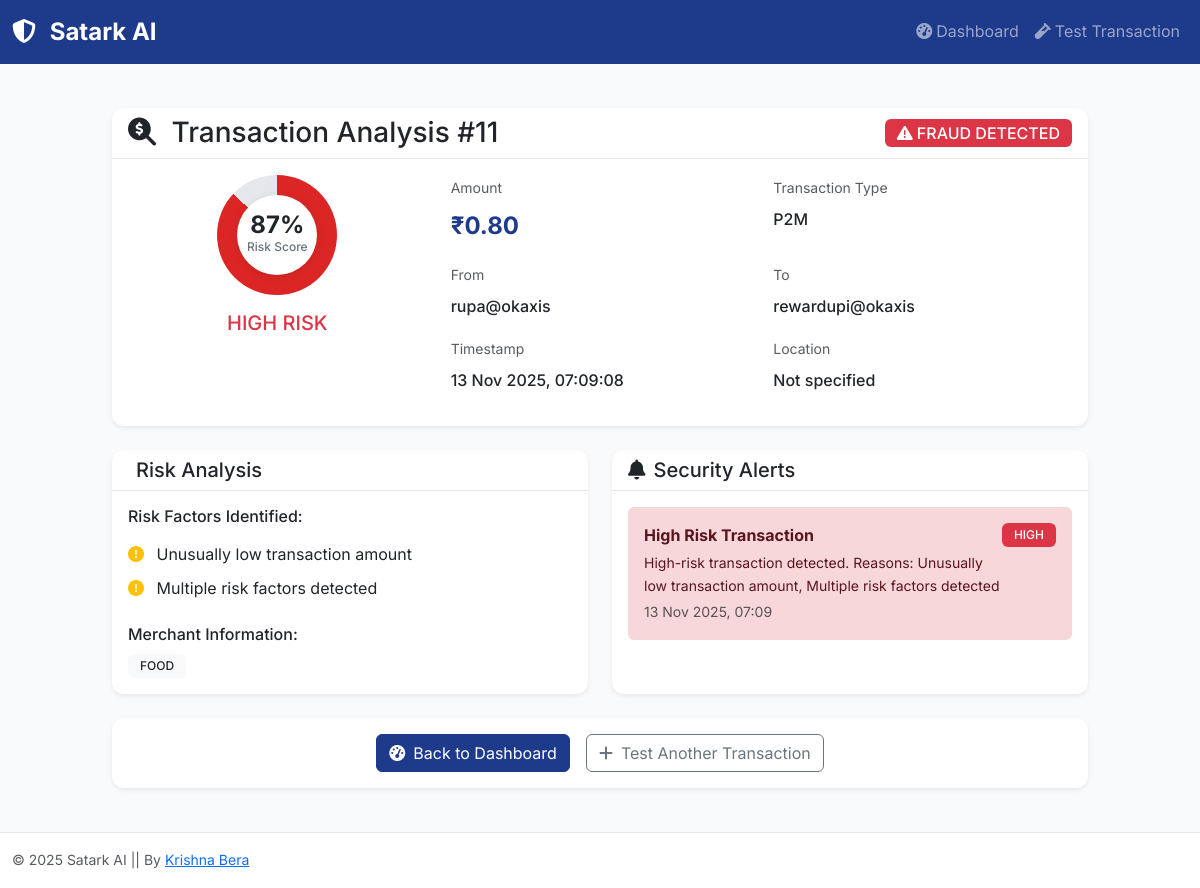
The app's page /transaction/11 with its own data.
### models.py (models this page shows, shortened)
class Transaction(db.Model):
    id = db.Column(db.Integer, primary_key=True)
    amount = db.Column(db.Float, nullable=False)
    sender_id = db.Column(db.String(50), nullable=False)
    receiver_id = db.Column(db.String(50), nullable=False)
    transaction_type = db.Column(db.String(20), nullable=False)
    IST = timezone(timedelta(hours=5, minutes=30))
    timestamp = db.Column(db.DateTime, default=lambda: datetime.now(IST))
    is_fraud = db.Column(db.Boolean, default=False)
    risk_score = db.Column(db.Float, default=0.0)
    location = db.Column(db.String(100))
    device_id = db.Column(db.String(100))
    merchant_category = db.Column(db.String(50))
    def to_dict(self):
        return {
            'id': self.id,
            'amount': self.amount,
            'sender_id': self.sender_id,
            'receiver_id': self.receiver_id,
            'transaction_type': self.transaction_type,
            'timestamp': self.timestamp.isoformat() if self.timestamp else None,
            'is_fraud': self.is_fraud,
            'risk_score': self.risk_score,
            'location': self.location,
            'device_id': self.device_id,
            'merchant_category': self.merchant_category
        }

class FraudAlert(db.Model):
    id = db.Column(db.Integer, primary_key=True)
    transaction_id = db.Column(db.Integer, db.ForeignKey('transaction.id'), nullable=False)
    alert_type = db.Column(db.String(50), nullable=False)
    severity = db.Column(db.String(20), nullable=False)  # HIGH, MEDIUM, LOW
    message = db.Column(db.Text, nullable=False)
    timestamp = db.Column(db.DateTime, default=datetime.utcnow)
    is_resolved = db.Column(db.Boolean, default=False)
    transaction = db.relationship('Transaction', backref=db.backref('alerts', lazy=True))

### routes.py (the view)
@app.route('/transaction/<int:transaction_id>')
def transaction_result(transaction_id):
    transaction = Transaction.query.get_or_404(transaction_id)
    transaction_data = transaction.to_dict()
    reasons = fraud_detector.get_fraud_reasons(transaction_data, transaction.risk_score)
    alerts = FraudAlert.query.filter_by(transaction_id=transaction_id).all()
    return render_template('transaction_result.html',
                         transaction=transaction,
                         reasons=reasons,
                         alerts=alerts)

### fraud_detector.py (called while the page is built)
    def get_fraud_reasons(self, transaction_data, fraud_probability):
        reasons = []
        amount = transaction_data.get('amount', 0)
        hour = datetime.now(IST).hour if 'timestamp' not in transaction_data else pd.to_datetime(transaction_data['timestamp']).hour
        if amount > 50000:
            reasons.append("Very high transaction amount")
        if amount < 1:
            reasons.append("Unusually low transaction amount")
        if hour < 6 or hour > 22:
            reasons.append("Transaction at unusual hours")
        if fraud_probability > 0.8:
            reasons.append("Multiple risk factors detected")
        if not reasons:
            reasons.append("Standard risk assessment completed")
        return reasons

### templates/transaction_result.html (shortened to what this page needs)
{% extends "base.html" %}
{% block content %}
<div class="row justify-content-center">
    <div class="col-xl-10 col-lg-12">
        <div class="card border-0 shadow-sm mb-4">
            <div class="card-header bg-transparent">
                <div class="d-flex justify-content-between align-items-center">
                    <h3 class="card-title mb-0">
                        <i class="fas fa-search-dollar me-2"></i>
                        Transaction Analysis #{{ transaction.id }}
                    </h3>
                    <div class="transaction-status">
                        {% if transaction.is_fraud %}
                            <span class="badge bg-danger fs-6">
                                <i class="fas fa-exclamation-triangle me-1"></i>FRAUD DETECTED
                            </span>
                        {% else %}
                            <span class="badge bg-success fs-6">
                                <i class="fas fa-check-circle me-1"></i>LEGITIMATE
                            </span>
                        {% endif %}
                    </div>
                </div>
            </div>
            <div class="card-body">
                <div class="row">
                    <div class="col-md-4 mb-3">
                        <div class="text-center">
                            <div class="risk-gauge mb-3">
                                <div class="risk-circle" style="background: conic-gradient(
                                    {% if transaction.risk_score > 0.7 %}#DC2626{% elif transaction.risk_score > 0.3 %}#D97706{% else %}#059669{% endif %} 0deg,
                                    {% if transaction.risk_score > 0.7 %}#DC2626{% elif transaction.risk_score > 0.3 %}#D97706{% else %}#059669{% endif %} {{ transaction.risk_score * 360 }}deg,
                                    #E5E7EB {{ transaction.risk_score * 360 }}deg
                                );">
                                    <div class="risk-inner">
                                        <div class="risk-percentage">{{ "%.0f"|format(transaction.risk_score * 100) }}%</div>
                                        <div class="risk-label">Risk Score</div>
                                    </div>
                                </div>
                            </div>
                            <h5 class="mb-0">
                                {% if transaction.risk_score > 0.7 %}
                                    <span class="text-danger">HIGH RISK</span>
                                {% elif transaction.risk_score > 0.3 %}
                                    <span class="text-warning">MEDIUM RISK</span>
                                {% else %}
                                    <span class="text-success">LOW RISK</span>
                                {% endif %}
                            </h5>
                        </div>
                    </div>
                    <div class="col-md-8">
                        <div class="row">
                            <div class="col-sm-6 mb-3">
                                <label class="form-label small text-muted">Amount</label>
                                <div class="fw-bold fs-4 text-primary">₹{{ "%.2f"|format(transaction.amount) }}</div>
                            </div>
                            <div class="col-sm-6 mb-3">
                                <label class="form-label small text-muted">Transaction Type</label>
                                <div class="fw-medium">{{ transaction.transaction_type }}</div>
                            </div>
                            <div class="col-sm-6 mb-3">
                                <label class="form-label small text-muted">From</label>
                                <div class="fw-medium text-truncate">{{ transaction.sender_id }}</div>
                            </div>
                            <div class="col-sm-6 mb-3">
                                <label class="form-label small text-muted">To</label>
                                <div class="fw-medium text-truncate">{{ transaction.receiver_id }}</div>
                            </div>
                            <div class="col-sm-6 mb-3">
                                <label class="form-label small text-muted">Timestamp</label>
                                <div class="fw-medium">{{ transaction.timestamp.strftime('%d %b %Y, %H:%M:%S') }}</div>
                            </div>
                            <div class="col-sm-6 mb-3">
                                <label class="form-label small text-muted">Location</label>
                                <div class="fw-medium">{{ transaction.location or 'Not specified' }}</div>
                            </div>
                        </div>
                    </div>
                </div>
            </div>
        </div>
        <div class="row">
            <div class="col-md-6 mb-4">
                <div class="card border-0 shadow-sm h-100">
                    <div class="card-header bg-transparent">
                        <h5 class="card-title mb-0">
                            Risk Analysis
                        </h5>
                    </div>
                    <div class="card-body">
                        <h6 class="mb-3">Risk Factors Identified:</h6>
                        <ul class="list-unstyled">
                            {% for reason in reasons %}
                            <li class="mb-2">
                                <i class="fas fa-exclamation-circle text-warning me-2"></i>
                                {{ reason }}
                            </li>
                            {% endfor %}
                        </ul>
                        {% if transaction.merchant_category %}
                        <div class="mt-4">
                            <h6 class="mb-2">Merchant Information:</h6>
                            <span class="badge bg-light text-dark">{{ transaction.merchant_category }}</span>
                        </div>
                        {% endif %}
                    </div>
                </div>
            </div>
            <div class="col-md-6 mb-4">
                <div class="card border-0 shadow-sm h-100">
                    <div class="card-header bg-transparent">
                        <h5 class="card-title mb-0">
                            <i class="fas fa-bell me-2"></i>Security Alerts
                        </h5>
                    </div>
                    <div class="card-body">
                        {% if alerts %}
                            {% for alert in alerts %}
                            <div class="alert alert-{{ 'danger' if alert.severity == 'HIGH' else 'warning' if alert.severity == 'MEDIUM' else 'info' }} border-0 mb-3">
                                <div class="d-flex justify-content-between align-items-start">
                                    <div>
                                        <div class="fw-bold mb-1">{{ alert.alert_type.replace('_', ' ').title() }}</div>
                                        <div class="small">{{ alert.message }}</div>
                                        <div class="text-muted small mt-1">
                                            {{ alert.timestamp.strftime('%d %b %Y, %H:%M') }}
                                        </div>
                                    </div>
                                    <span class="badge bg-{{ 'danger' if alert.severity == 'HIGH' else 'warning' if alert.severity == 'MEDIUM' else 'info' }}">
                                        {{ alert.severity }}
                                    </span>
                                </div>
                            </div>
                            {% endfor %}
                        {% else %}
                            <div class="text-center py-3">
                                <i class="fas fa-shield-alt text-success fa-2x mb-2"></i>
                                <p class="text-muted mb-0">No security alerts for this transaction</p>
                            </div>
                        {% endif %}
                    </div>
                </div>
            </div>
        </div>
        <div class="card border-0 shadow-sm">
            <div class="card-body">
                <div class="d-flex gap-3 justify-content-center">
                    <a href="{{ url_for('dashboard') }}" class="btn btn-primary">
                        <i class="fas fa-tachometer-alt me-2"></i>Back to Dashboard
                    </a>
                    <a href="{{ url_for('test_transaction') }}" class="btn btn-outline-secondary">
                        <i class="fas fa-plus me-2"></i>Test Another Transaction
                    </a>
                </div>
            </div>
        </div>
    </div>
</div>
{% endblock %}

### static/css/style.css (style rules this page uses)
:root { --primary-color: #1E3A8A; --secondary-color: #DC2626; --success-color: #059669; --warning-color: #D97706; --background-color: #F8FAFC; --text-color: #1E293B; --light-gray: #E2E8F0; --border-radius: 12px; --spacing: 20px; --box-shadow: 0 4px 6px -1px rgba(0, 0, 0, 0.1), 0 2px 4px -1px rgba(0, 0, 0, 0.06); }
body { font-family: 'Inter', -apple-system, BlinkMacSystemFont, 'Segoe UI', 'Roboto', sans-serif; background-color: var(--background-color); color: var(--text-color); line-height: 1.6; }
.btn-primary { background-color: var(--primary-color); border-color: var(--primary-color); }
.text-primary { color: var(--primary-color) !important; }
.card { border-radius: var(--border-radius); box-shadow: var(--box-shadow); border: 1px solid #E5E7EB; transition: transform 0.2s ease, box-shadow 0.2s ease; }
.card-header { background-color: #FAFBFC; border-bottom: 1px solid #E5E7EB; font-weight: 600; }
.badge { font-weight: 500; padding: 6px 12px; border-radius: 6px; }

### templates/transaction_result.html (style rules this page uses)
.risk-gauge { position: relative; width: 120px; height: 120px; margin: 0 auto; }
.risk-circle { width: 120px; height: 120px; border-radius: 50%; position: relative; display: flex; align-items: center; justify-content: center; }
.risk-inner { width: 80px; height: 80px; background: white; border-radius: 50%; display: flex; flex-direction: column; align-items: center; justify-content: center; box-shadow: 0 2px 8px rgba(0,0,0,0.1); }
.risk-percentage { font-size: 1.5rem; font-weight: 700; line-height: 1; }
.risk-label { font-size: 0.75rem; color: #6B7280; font-weight: 500; }

### records on screen
Transaction: transaction.risk_score*100 "87", amount "0.80"
FraudAlert: alert_type.replace "High Risk Transaction", message "High-risk transaction detected. Reasons: Unusually low transaction amount, Multiple risk factors detected", timestamp "13 Nov 2025, 07:09", severity "HIGH"

### other values on screen
{{ reason }} "Unusually low transaction amount" "Multiple risk factors detected"
